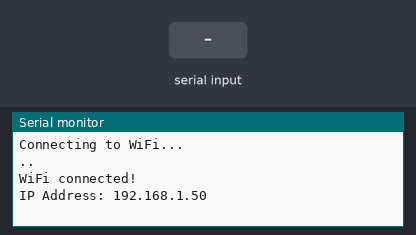
The sketch below on a simulated ESP8266 (NodeMCU). Shown: the last lines printed to the serial monitor. The test bench sets the inputs (shaded band). WiFi joins after 1.5 s; servers stay silent unless stated; uploads are accepted with an empty reply.

Above: at 3.2 s.
3.3 s: "90,45\n" received over Serial
At 8.2 s:
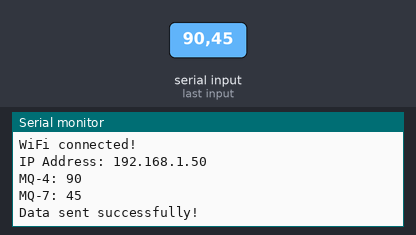
8.9 s: "30,150\n" received over Serial
At 12.36 s:
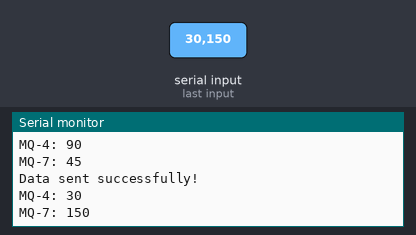
Timing chart, 0 to 13.9 s (numbered marks = the images above; inputs shaded):
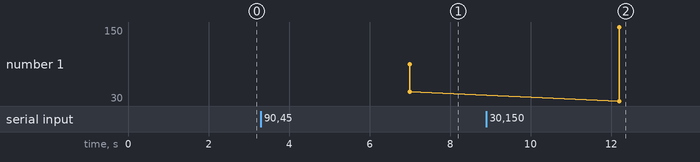

The sketch:

final.ino
```cpp
#include <ESP8266WiFi.h>
#include <ESP8266HTTPClient.h>

const char* ssid = "Abood";
const char* password = "775853515";

// Initialize variables to hold sensor data
int mq4_value = 0;
int mq7_value = 0;

void setup() {
  Serial.begin(9600);  // Initialize Serial for communication with Arduino
  Serial.setTimeout(2000);  // Set timeout for reading from Arduino

  // Connect to WiFi
  Serial.println("Connecting to WiFi...");
  WiFi.begin(ssid, password);
  while (WiFi.status() != WL_CONNECTED) {
    delay(1000);
    Serial.print(".");
  }

  Serial.println("\nWiFi connected!");
  Serial.print("IP Address: ");
  Serial.println(WiFi.localIP());
}

void loop() {
  // Check if data is available from Arduino
  if (Serial.available()) {
    // Read the data from Arduino in the format "mq4_value,mq7_value"
    String data = Serial.readStringUntil('\n');
    int commaIndex = data.indexOf(',');
    if (commaIndex > 0) {
      mq4_value = data.substring(0, commaIndex).toInt();
      mq7_value = data.substring(commaIndex + 1).toInt();

      // Log values to Serial Monitor
      Serial.print("MQ-4: ");
      Serial.println(mq4_value);
      Serial.print("MQ-7: ");
      Serial.println(mq7_value);

      // Send data to the backend
      sendDataToServer(mq4_value, mq7_value);
    }
  }

  delay(5000);  // Delay before the next reading cycle
}

void sendDataToServer(int mq4, int mq7) {
  if (WiFi.status() == WL_CONNECTED) {
    WiFiClient client;
    HTTPClient http;

    http.begin(client, "http://192.168.65.164:5000/update");  // Your backend IP
    http.addHeader("Content-Type", "application/json");

    String payload = "{\"mq4\":" + String(mq4) + ", \"mq7\":" + String(mq7) + "}";
    int httpResponseCode = http.POST(payload);

    if (httpResponseCode > 0) {
      Serial.println("Data sent successfully!");
    } else {
      Serial.println("Failed to send data.");
    }

    http.end();
  } else {
    Serial.println("WiFi disconnected!");
  }
}
```

Measured:
- after the input at 3.3 s, the serial monitor: prints a new line after 3.7 s (image 1)
- after the input at 8.9 s, the serial monitor: prints a new line after 3.3 s (image 2)
- plotted number 1: 45 → 150 after the input at 8.9 s
